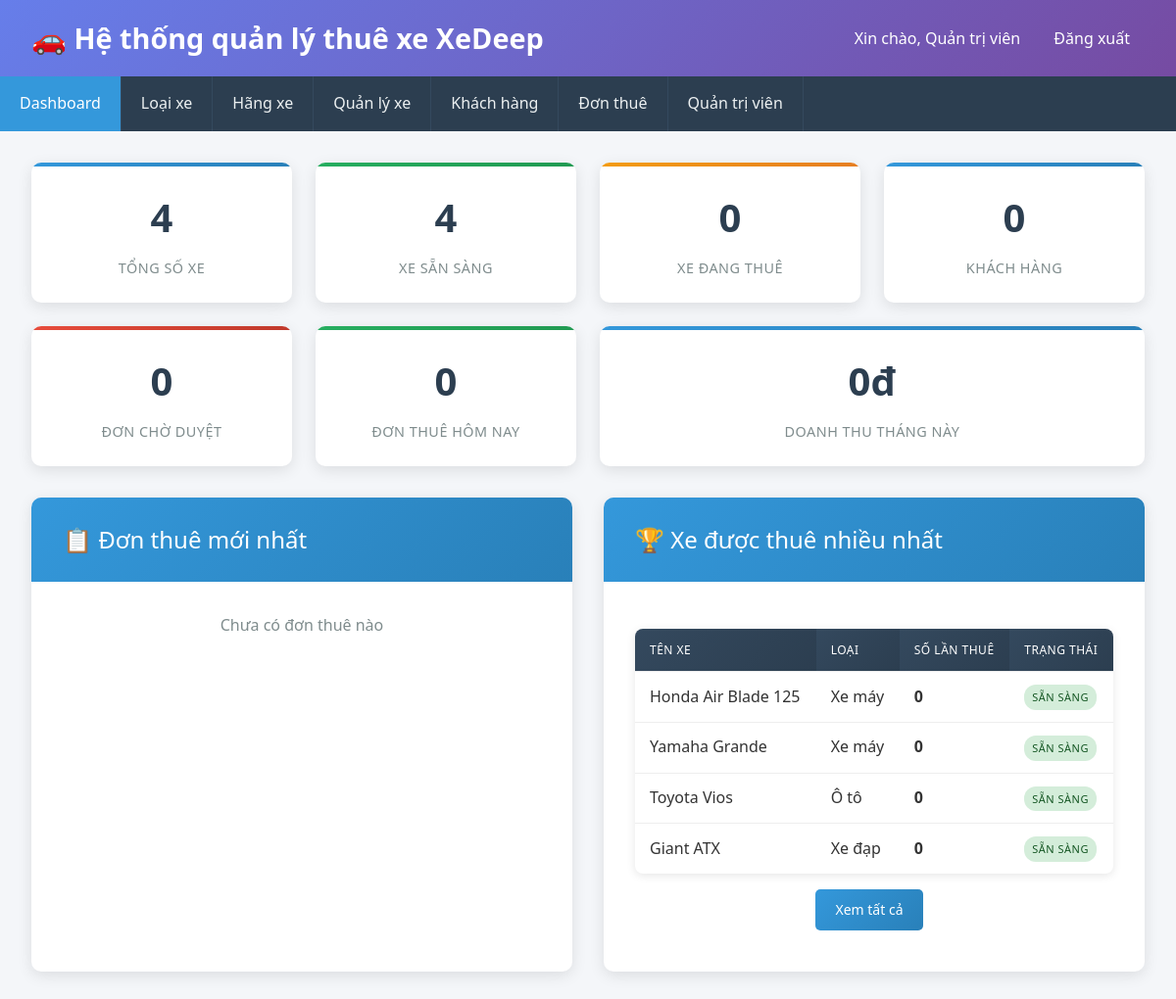
The page /admin/index.php (signed in) on the database its author committed.
### tables this page shows
CREATE TABLE xe (
    id INT PRIMARY KEY AUTO_INCREMENT,
    ma_xe VARCHAR(20) NOT NULL UNIQUE,
    ten_xe VARCHAR(150) NOT NULL,
    loai_xe_id INT NOT NULL,
    hang_xe_id INT NOT NULL,
    bien_so VARCHAR(20) UNIQUE,
    so_cho_ngoi INT DEFAULT 2,
    gia_thue_ngay DECIMAL(10,2) NOT NULL,
    gia_thue_gio DECIMAL(10,2),
    mo_ta TEXT,
    hinh_anh VARCHAR(255),
    trang_thai ENUM('san_sang', 'dang_thue', 'bao_tri', 'khong_hoat_dong') DEFAULT 'san_sang',
    created_at TIMESTAMP DEFAULT CURRENT_TIMESTAMP,
    updated_at TIMESTAMP DEFAULT CURRENT_TIMESTAMP ON UPDATE CURRENT_TIMESTAMP,
    FOREIGN KEY (loai_xe_id) REFERENCES loai_xe(id) ON DELETE RESTRICT,
    FOREIGN KEY (hang_xe_id) REFERENCES hang_xe(id) ON DELETE RESTRICT
);

CREATE TABLE loai_xe (
    id INT PRIMARY KEY AUTO_INCREMENT,
    ten_loai VARCHAR(100) NOT NULL UNIQUE,
    mo_ta TEXT,
    trang_thai TINYINT DEFAULT 1 COMMENT '1: Hoạt động, 0: Không hoạt động',
    created_at TIMESTAMP DEFAULT CURRENT_TIMESTAMP,
    updated_at TIMESTAMP DEFAULT CURRENT_TIMESTAMP ON UPDATE CURRENT_TIMESTAMP
);

### include/common.php (called while the page is built, shortened)
<?php
include("config.php");
function asset(?string $filename, bool $return = true)
{
	$path = trim($filename, "/");
	$full_path = ASSET_PATH . "/" . $path;
	if (file_exists(DOCUMENT_ROOT_PATH . $full_path)) {
		$full_path .= "?" . filemtime(DOCUMENT_ROOT_PATH . $full_path);
	}
	if ($return) return $full_path;
}
function get_sql_prepared(array $data = null)
{
	if (empty($data)) return "";
	return "";
}
function get_mysqli()
{
	global $database;
	$conn = new mysqli($database["host"], $database["username"], $database["password"], $database["db"]);
	mysqli_set_charset($conn, 'UTF8');
	return $conn;
}
function execute_query(&$conn, $sql, $data)
{
	$conn = get_mysqli();
	$query = $conn->prepare($sql);
	$query->execute();
	return $query;
}
function db_select(string $sql, array $data = null): array
{
	try {
		$query = execute_query($conn, $sql, $data);
		$result = $query->get_result();
		$arr_result = [];
		if ($result->num_rows > 0) {
			while ($record = $result->fetch_assoc()) {
				array_push($arr_result, $record);
			}
		}
		return $arr_result;
	} catch (Exception $ex) {
		dd($ex->getMessage(), "Query: $sql", $ex->getTraceAsString(), $data);
	}
}

### admin/index.php (the view, shortened to what this page needs)
<?php
include("../include/common.php");
$stats = [];
$sql = "SELECT COUNT(*) as total FROM xe";
$result = db_select($sql);
$stats['total_xe'] = $result[0]['total'];
$sql = "SELECT COUNT(*) as total FROM xe WHERE trang_thai = 'san_sang'";
$result = db_select($sql);
$stats['xe_san_sang'] = $result[0]['total'];
$sql = "SELECT COUNT(*) as total FROM xe WHERE trang_thai = 'dang_thue'";
$result = db_select($sql);
$stats['xe_dang_thue'] = $result[0]['total'];
$sql = "SELECT COUNT(*) as total FROM khach_hang";
$result = db_select($sql);
$stats['total_khach_hang'] = $result[0]['total'];
$sql = "SELECT COUNT(*) as total FROM don_thue WHERE DATE(created_at) = CURDATE()";
$result = db_select($sql);
$stats['don_thue_hom_nay'] = $result[0]['total'];
$sql = "SELECT COUNT(*) as total FROM don_thue WHERE trang_thai = 'cho_xac_nhan'";
$result = db_select($sql);
$stats['don_cho_xac_nhan'] = $result[0]['total'];
$sql = "SELECT COALESCE(SUM(tong_tien), 0) as total FROM don_thue WHERE MONTH(created_at) = MONTH(CURDATE()) AND YEAR(created_at) = YEAR(CURDATE()) AND trang_thai = 'da_tra'";
$result = db_select($sql);
$stats['doanh_thu_thang'] = $result[0]['total'];
$sql = "SELECT dt.*, kh.ho_ten, x.ten_xe
        FROM don_thue dt
        JOIN khach_hang kh ON dt.khach_hang_id = kh.id
        JOIN xe x ON dt.xe_id = x.id
        ORDER BY dt.created_at DESC
        LIMIT 5";
$don_thue_moi = db_select($sql);
$sql = "SELECT x.*, COUNT(dt.id) as so_lan_thue, lx.ten_loai
        FROM xe x
        LEFT JOIN don_thue dt ON x.id = dt.xe_id
        JOIN loai_xe lx ON x.loai_xe_id = lx.id
        GROUP BY x.id
        ORDER BY so_lan_thue DESC
        LIMIT 5";
$xe_pho_bien = db_select($sql);
?>
<!DOCTYPE html>
<html lang="vi">
<head>
    <link rel="stylesheet" href="<?= asset('css/admin.css') ?>">
</head>
<body>
    <div class="admin-header clearfix">
        <h1>🚗 Hệ thống quản lý thuê xe XeDeep</h1>
        <div class="user-info">
            <span>Xin chào, <?= htmlspecialchars($_SESSION['admin_ho_ten'] ?? $_SESSION['admin_username'] ?? 'Admin') ?></span>
            <a href="logout.php">Đăng xuất</a>
        </div>
    </div>
    <nav class="admin-nav">
        <ul>
            <li><a href="index.php" class="active">Dashboard</a></li>
            <li><a href="loai_xe/index.php">Loại xe</a></li>
            <li><a href="hang_xe/index.php">Hãng xe</a></li>
            <li><a href="xe/index.php">Quản lý xe</a></li>
            <li><a href="khach_hang/index.php">Khách hàng</a></li>
            <li><a href="don_thue/index.php">Đơn thuê</a></li>
            <li><a href="admin/index.php">Quản trị viên</a></li>
        </ul>
    </nav>
    <div class="admin-container">
        <div class="stats-container">
            <div class="stats-card">
                <div class="stats-number"><?= number_format($stats['total_xe']) ?></div>
                <div class="stats-label">Tổng số xe</div>
            </div>
            <div class="stats-card success">
                <div class="stats-number"><?= number_format($stats['xe_san_sang']) ?></div>
                <div class="stats-label">Xe sẵn sàng</div>
            </div>
            <div class="stats-card warning">
                <div class="stats-number"><?= number_format($stats['xe_dang_thue']) ?></div>
                <div class="stats-label">Xe đang thuê</div>
            </div>
            <div class="stats-card">
                <div class="stats-number"><?= number_format($stats['total_khach_hang']) ?></div>
                <div class="stats-label">Khách hàng</div>
            </div>
            <div class="stats-card danger">
                <div class="stats-number"><?= number_format($stats['don_cho_xac_nhan']) ?></div>
                <div class="stats-label">Đơn chờ duyệt</div>
            </div>
            <div class="stats-card success">
                <div class="stats-number"><?= number_format($stats['don_thue_hom_nay']) ?></div>
                <div class="stats-label">Đơn thuê hôm nay</div>
            </div>
            <div class="stats-card" style="grid-column: span 2;">
                <div class="stats-number"><?= number_format($stats['doanh_thu_thang']) ?>đ</div>
                <div class="stats-label">Doanh thu tháng này</div>
            </div>
        </div>
        <div style="display: grid; grid-template-columns: 1fr 1fr; gap: 2rem;">
            <div class="admin-card">
                <div class="admin-card-header">
                    <h2>📋 Đơn thuê mới nhất</h2>
                </div>
                <div class="admin-card-body">
                    <?php if (empty($don_thue_moi)): ?>
                        <p style="text-align: center; color: #7f8c8d;">Chưa có đơn thuê nào</p>
                    <?php endif; ?>
                </div>
            </div>
            <div class="admin-card">
                <div class="admin-card-header">
                    <h2>🏆 Xe được thuê nhiều nhất</h2>
                </div>
                <div class="admin-card-body">
                    <?php if (empty($xe_pho_bien)): ?>
                        <p style="text-align: center; color: #7f8c8d;">Chưa có dữ liệu</p>
                    <?php else: ?>
                        <table class="admin-table">
                            <thead>
                                <tr>
                                    <th>Tên xe</th>
                                    <th>Loại</th>
                                    <th>Số lần thuê</th>
                                    <th>Trạng thái</th>
                                </tr>
                            </thead>
                            <tbody>
                                <?php foreach ($xe_pho_bien as $xe): ?>
                                <tr>
                                    <td><?= htmlspecialchars($xe['ten_xe']) ?></td>
                                    <td><?= htmlspecialchars($xe['ten_loai']) ?></td>
                                    <td><strong><?= $xe['so_lan_thue'] ?></strong></td>
                                    <td>
                                        <?php
                                        $status_class = '';
                                        $status_text = '';
                                        switch($xe['trang_thai']) {
                                            case 'san_sang':
                                                $status_class = 'status-active';
                                                $status_text = 'Sẵn sàng';
                                                break;
                                        }
                                        ?>
                                        <span class="status-badge <?= $status_class ?>"><?= $status_text ?></span>
                                    </td>
                                </tr>
                                <?php endforeach; ?>
                            </tbody>
                        </table>
                        <div class="text-center mt-3">
                            <a href="xe/index.php" class="btn btn-primary">Xem tất cả</a>
                        </div>
                    <?php endif; ?>
                </div>
            </div>
        </div>
    </div>
</body>
</html>

### asset/css/admin.css (style rules this page uses)
* { margin: 0; padding: 0; box-sizing: border-box; }
body { font-family: 'Segoe UI', Tahoma, Geneva, Verdana, sans-serif; background-color: #f4f6f9; color: #333; line-height: 1.6; }
.admin-header { background: linear-gradient(135deg, #667eea 0%, #764ba2 100%); color: white; padding: 1rem 2rem; box-shadow: 0 2px 10px rgba(0,0,0,0.1); }
.admin-header h1 { font-size: 1.8rem; font-weight: 600; }
.admin-header .user-info { float: right; margin-top: -35px; }
.admin-header .user-info a { color: white; text-decoration: none; margin-left: 15px; padding: 8px 15px; border-radius: 5px; transition: background-color 0.3s; }
.admin-nav { background-color: #2c3e50; padding: 0; overflow-x: auto; white-space: nowrap; }
.admin-nav ul { list-style: none; display: flex; margin: 0; padding: 0; }
.admin-nav li { flex-shrink: 0; }
.admin-nav a { display: block; color: #ecf0f1; text-decoration: none; padding: 15px 20px; transition: background-color 0.3s; border-right: 1px solid #34495e; }
.admin-nav a:hover, .admin-nav a.active { background-color: #3498db; color: white; }
.admin-container { max-width: 1200px; margin: 2rem auto; padding: 0 2rem; }
.admin-card { background: white; border-radius: 10px; box-shadow: 0 4px 15px rgba(0,0,0,0.1); margin-bottom: 2rem; overflow: hidden; }
.admin-card-header { background: linear-gradient(135deg, #3498db, #2980b9); color: white; padding: 1.5rem 2rem; border-bottom: none; }
.admin-card-header h2 { font-size: 1.5rem; font-weight: 500; }
.admin-card-body { padding: 2rem; }
.btn { display: inline-block; padding: 10px 20px; border: none; border-radius: 5px; text-decoration: none; font-size: 14px; font-weight: 500; cursor: pointer; transition: all 0.3s; margin-right: 10px; margin-bottom: 10px; }
.btn-primary { background: linear-gradient(135deg, #3498db, #2980b9); color: white; }
.admin-table { width: 100%; border-collapse: collapse; margin-top: 1rem; background: white; border-radius: 8px; overflow: hidden; box-shadow: 0 2px 10px rgba(0,0,0,0.1); }
.admin-table th, .admin-table td { padding: 12px 15px; text-align: left; border-bottom: 1px solid #eee; }
.admin-table th { background: linear-gradient(135deg, #34495e, #2c3e50); color: white; font-weight: 500; text-transform: uppercase; font-size: 12px; letter-spacing: 0.5px; }
.admin-table tr:last-child td { border-bottom: none; }
.status-badge { display: inline-block; padding: 4px 8px; border-radius: 12px; font-size: 11px; font-weight: 500; text-transform: uppercase; letter-spacing: 0.5px; }
.status-active { background-color: #d4edda; color: #155724; }
.stats-container { display: grid; grid-template-columns: repeat(auto-fit, minmax(250px, 1fr)); gap: 1.5rem; margin-bottom: 2rem; }
.stats-card { background: white; padding: 1.5rem; border-radius: 10px; box-shadow: 0 4px 15px rgba(0,0,0,0.1); text-align: center; position: relative; overflow: hidden; }
.stats-card::before { content: ''; position: absolute; top: 0; left: 0; right: 0; height: 4px; background: linear-gradient(135deg, #3498db, #2980b9); }
.stats-card.success::before { background: linear-gradient(135deg, #27ae60, #219a52); }
.stats-card.warning::before { background: linear-gradient(135deg, #f39c12, #e67e22); }
.stats-card.danger::before { background: linear-gradient(135deg, #e74c3c, #c0392b); }
.stats-number { font-size: 2.5rem; font-weight: 700; color: #2c3e50; margin-bottom: 0.5rem; }
.stats-label { color: #7f8c8d; font-size: 0.9rem; text-transform: uppercase; letter-spacing: 0.5px; }
.text-center { text-align: center; }
.mt-3 { margin-top: 1rem; }
.clearfix::after { content: ""; display: table; clear: both; }

### rows shown on the page
xe: id "4", ten_xe "Giant ATX", loai_xe.ten_loai "Xe đạp", so_lan_thue "0", trang_thai "SẴN SÀNG"
xe: ten_xe "Honda Air Blade 125", loai_xe.ten_loai "Xe máy", so_lan_thue "0", trang_thai "SẴN SÀNG"
xe: ten_xe "Yamaha Grande", loai_xe.ten_loai "Xe máy", so_lan_thue "0", trang_thai "SẴN SÀNG"
xe: ten_xe "Toyota Vios", loai_xe.ten_loai "Ô tô", so_lan_thue "0", trang_thai "SẴN SÀNG"

### other values the page prints
$_SESSION['admin_ho_ten'] "Quản trị viên"
$stats['xe_dang_thue'] "0"
$stats['total_khach_hang'] "0"
$stats['don_cho_xac_nhan'] "0"
$stats['don_thue_hom_nay'] "0"
$stats['doanh_thu_thang'] "0"
